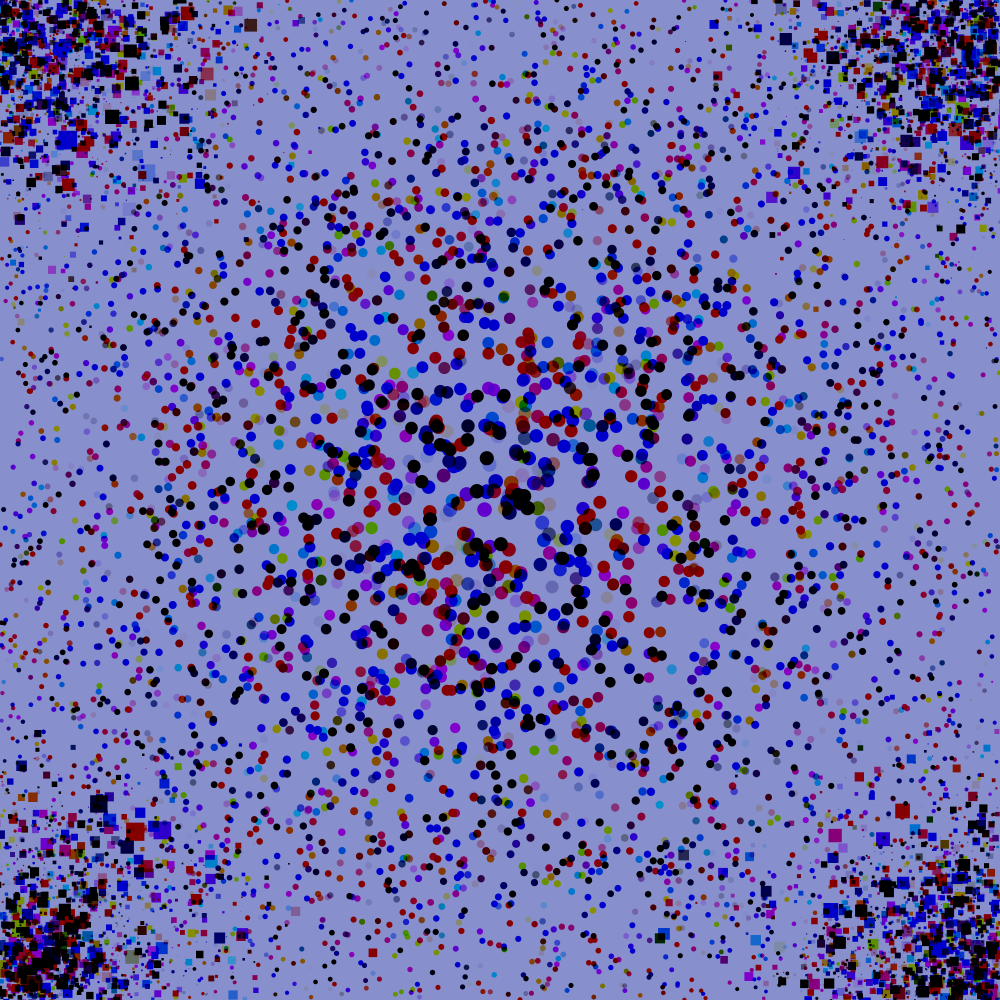
Frame 1 (no input)
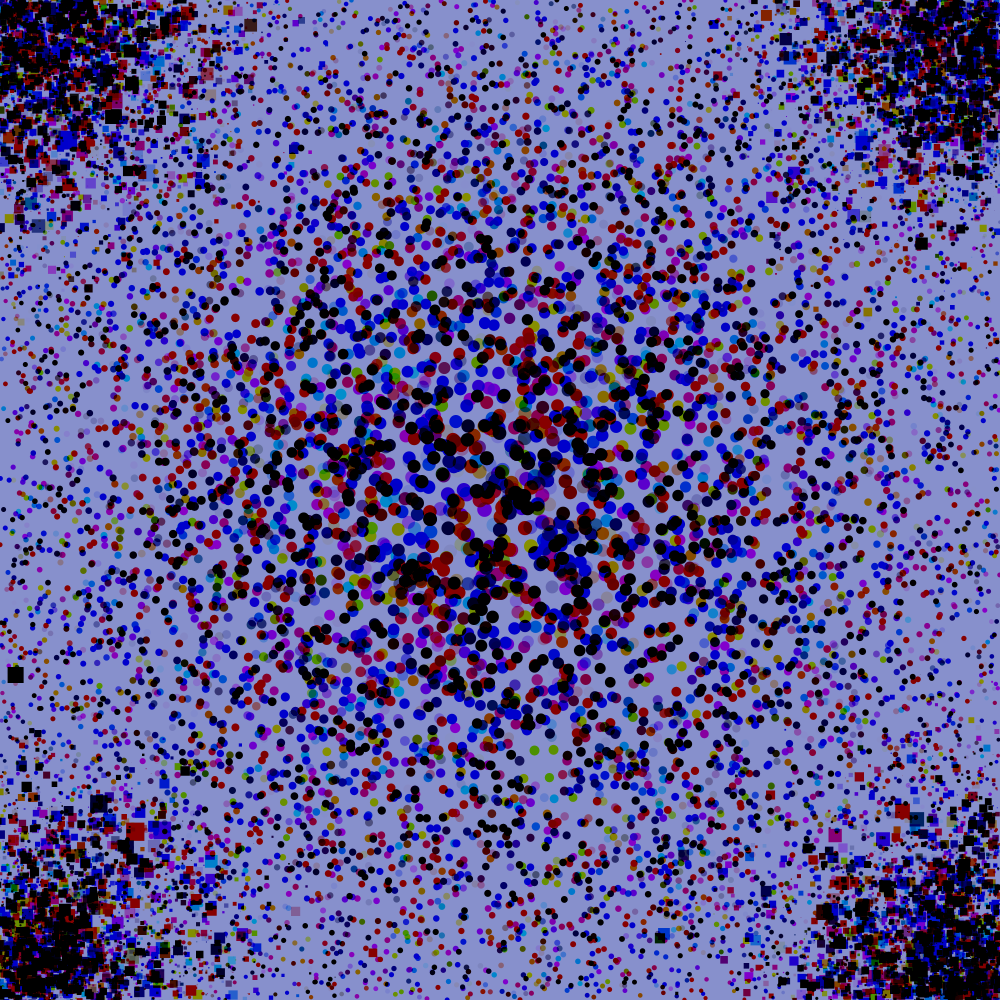
Frame 2 (the mouse pressed at the canvas centre, redrawn once)

The Processing sketch that drew these frames (run headless with seeded random() and noise(); the mouse was pressed at the canvas centre and the sketch redrawn once):

// Processing sketch: sketch_1k
// ── sketch_1k.pde
void setup() {
  size(1000, 1000);  
  colorMode(HSB, 360, 100, 100, 1);
  blendMode(SUBTRACT);
  float hueBack = random(360);
  background(hueBack, random(10, 100), 80);
  stroke((hueBack + 180) % 360 , random(50, 100), 30);
  noStroke();
  noLoop();
}


void draw() {
  for (int i = 0; i < 5000; i++) {
    drawSomething();
  }
  for (int i = 0; i < 5000; i++) {
    drawSomethingElse();
  }
  save("test.png");
}


void drawSomething() {
  fill(random(255), random(255), random(255));
    
    float x = (randomGaussian() + (width/2)) * 100  % width;
    float y = (randomGaussian() + (height/2)) * 100  % height;
    square(x, y, randomGaussian() * 5);
  
  
}


void drawSomethingElse() {
  fill(random(255), random(255), random(255), random(100, 150));
  
  
    
    float x = random(width);
    float y = random(height);
    //noFill();
    //stroke(random(255), random(255), random(255));
    circle(x, y, 15 - dist(width/2, height/2, x, y)/ 50);
  
  
  
}
